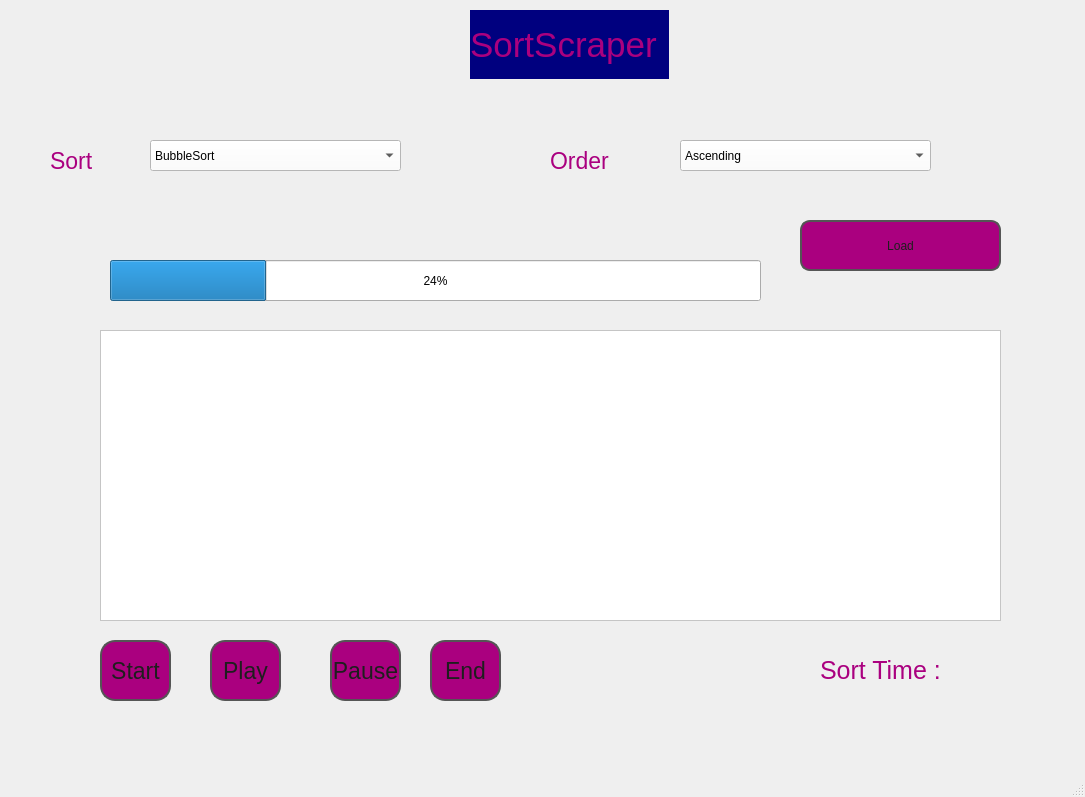
<?xml version="1.0" encoding="UTF-8"?>
<ui version="4.0">
 <class>MainWindow</class>
 <widget class="QMainWindow" name="MainWindow">
  <property name="geometry">
   <rect>
    <x>0</x>
    <y>0</y>
    <width>1085</width>
    <height>797</height>
   </rect>
  </property>
  <property name="windowTitle">
   <string>MainWindow</string>
  </property>
  <widget class="QWidget" name="centralwidget">
   <widget class="QLabel" name="label_3">
    <property name="geometry">
     <rect>
      <x>50</x>
      <y>140</y>
      <width>91</width>
      <height>41</height>
     </rect>
    </property>
    <property name="styleSheet">
     <string notr="true">font-size:23px;
color: rgb(170, 0, 127);</string>
    </property>
    <property name="text">
     <string>Sort</string>
    </property>
   </widget>
   <widget class="QPushButton" name="pushButton_4">
    <property name="geometry">
     <rect>
      <x>330</x>
      <y>640</y>
      <width>71</width>
      <height>61</height>
     </rect>
    </property>
    <property name="font">
     <font>
      <pointsize>-1</pointsize>
     </font>
    </property>
    <property name="styleSheet">
     <string notr="true">QPushButton {
    background-color: #aa007f;  /* Matte Yellow */
    border-radius: 15px;
    border: 2px solid #555;
    min-width: 60px;
    min-height: 30px;
    color: #1E1E1E;  /* Matte Black text */
	font-size: 23px;
}

QPushButton::checked {
    background-color: #aa007f;  /* Matte Yellow */
}

QPushButton::before {
    content: &quot;&quot;;
    position: absolute;
    top: 5px;
    left: 5px;
    width: 20px;
    height: 20px;
    background-color: #FFFFFF;  /* Handle color */
    border-radius: 50%;
    transition: left 0.3s;
	font-size: 23px;
}

QPushButton::checked::before {
    left: 35px;
}
</string>
    </property>
    <property name="text">
     <string>Pause</string>
    </property>
   </widget>
   <widget class="QPushButton" name="pushButton_2">
    <property name="geometry">
     <rect>
      <x>800</x>
      <y>220</y>
      <width>201</width>
      <height>51</height>
     </rect>
    </property>
    <property name="font">
     <font/>
    </property>
    <property name="styleSheet">
     <string notr="true">QPushButton {
    background-color: #aa007f;  /* Matte Yellow */
    border-radius: 10px;
    border: 2px solid #555;
    min-width: 60px;
    min-height: 30px;
    color: #1E1E1E;  /* Matte Black text */
}

QPushButton::checked {
    background-color: #FFCC00;  /* Matte Yellow */
}

QPushButton::before {
    content: &quot;&quot;;
    position: absolute;
    top: 5px;
    left: 5px;
    width: 20px;
    height: 20px;
    background-color: #FFFFFF;  /* Handle color */
    border-radius: 50%;
    transition: left 0.3s;
}

QPushButton::checked::before {
    left: 35px;
}
</string>
    </property>
    <property name="text">
     <string>Load</string>
    </property>
   </widget>
   <widget class="QLabel" name="label_4">
    <property name="geometry">
     <rect>
      <x>550</x>
      <y>140</y>
      <width>91</width>
      <height>41</height>
     </rect>
    </property>
    <property name="styleSheet">
     <string notr="true">font-size:23px;
color: rgb(170, 0, 127);</string>
    </property>
    <property name="text">
     <string>Order</string>
    </property>
   </widget>
   <widget class="QComboBox" name="comboBox">
    <property name="geometry">
     <rect>
      <x>150</x>
      <y>140</y>
      <width>251</width>
      <height>31</height>
     </rect>
    </property>
    <property name="minimumSize">
     <size>
      <width>251</width>
      <height>31</height>
     </size>
    </property>
    <property name="styleSheet">
     <string notr="true">background-color:#FFFFFF;
border-color:#1E1E1E;
</string>
    </property>
    <item>
     <property name="text">
      <string>BubbleSort</string>
     </property>
    </item>
    <item>
     <property name="text">
      <string>MergeSort</string>
     </property>
    </item>
   </widget>
   <widget class="QPushButton" name="pushButton_3">
    <property name="geometry">
     <rect>
      <x>210</x>
      <y>640</y>
      <width>71</width>
      <height>61</height>
     </rect>
    </property>
    <property name="font">
     <font>
      <pointsize>-1</pointsize>
     </font>
    </property>
    <property name="styleSheet">
     <string notr="true">QPushButton {
    background-color:#aa007f; 
    border-radius: 15px;
    border: 2px solid #555;
    min-width: 60px;
    min-height: 30px;
    color: #1E1E1E;  /* Matte Black text */
	font-size: 23px;
}

QPushButton::checked {
    background-color: #aa007f; 
}

QPushButton::before {
    content: &quot;&quot;;
    position: absolute;
    top: 5px;
    left: 5px;
    width: 20px;
    height: 20px;
    background-color: #FFFFFF;  /* Handle color */
    border-radius: 50%;
    transition: left 0.3s;
	font-size: 23px;

}

QPushButton::checked::before {
    left: 35px;
}
</string>
    </property>
    <property name="text">
     <string>Play</string>
    </property>
    <property name="iconSize">
     <size>
      <width>16</width>
      <height>16</height>
     </size>
    </property>
   </widget>
   <widget class="QLabel" name="label_9">
    <property name="geometry">
     <rect>
      <x>380</x>
      <y>20</y>
      <width>51</width>
      <height>51</height>
     </rect>
    </property>
    <property name="sizePolicy">
     <sizepolicy hsizetype="Preferred" vsizetype="Preferred">
      <horstretch>51</horstretch>
      <verstretch>51</verstretch>
     </sizepolicy>
    </property>
    <property name="minimumSize">
     <size>
      <width>51</width>
      <height>51</height>
     </size>
    </property>
    <property name="styleSheet">
     <string notr="true">image: url(:/Icons/sort.png);</string>
    </property>
    <property name="text">
     <string/>
    </property>
    <property name="pixmap">
     <pixmap resource="../final/final/rresources.qrc">:/Icons/sort.png</pixmap>
    </property>
    <property name="scaledContents">
     <bool>true</bool>
    </property>
   </widget>
   <widget class="QPushButton" name="pushButton">
    <property name="geometry">
     <rect>
      <x>420</x>
      <y>360</y>
      <width>251</width>
      <height>51</height>
     </rect>
    </property>
    <property name="font">
     <font/>
    </property>
    <property name="styleSheet">
     <string notr="true">QPushButton {
    background-color: #aa007f;  /* Matte Yellow */
    border-radius: 15px;
    border: 2px solid #555;
    min-width: 60px;
    min-height: 30px;
    color: #1E1E1E;  /* Matte Black text */
}

QPushButton::checked {
    background-color: #aa007f;  /* Matte Yellow */
}

QPushButton::before {
    content: &quot;&quot;;
    position: absolute;
    top: 5px;
    left: 5px;
    width: 20px;
    height: 20px;
    background-color: #FFFFFF;  /* Handle color */
    border-radius: 50%;
    transition: left 0.3s;
}

QPushButton::checked::before {
    left: 35px;
}
</string>
    </property>
    <property name="text">
     <string>Go to Sort</string>
    </property>
   </widget>
   <widget class="QTableView" name="tableView">
    <property name="geometry">
     <rect>
      <x>100</x>
      <y>330</y>
      <width>901</width>
      <height>291</height>
     </rect>
    </property>
    <property name="minimumSize">
     <size>
      <width>861</width>
      <height>291</height>
     </size>
    </property>
    <property name="styleSheet">
     <string notr="true">background-color:#FFFFFF;color : #1E1E1E;</string>
    </property>
   </widget>
   <widget class="QLabel" name="label">
    <property name="geometry">
     <rect>
      <x>470</x>
      <y>10</y>
      <width>199</width>
      <height>69</height>
     </rect>
    </property>
    <property name="font">
     <font>
      <family>MS Shell Dlg 2</family>
      <pointsize>26</pointsize>
     </font>
    </property>
    <property name="contextMenuPolicy">
     <enum>Qt::NoContextMenu</enum>
    </property>
    <property name="styleSheet">
     <string notr="true">color: rgb(170, 0, 127);
background-color: rgb(0, 0, 127);</string>
    </property>
    <property name="text">
     <string>SortScraper</string>
    </property>
   </widget>
   <widget class="QLabel" name="label_5">
    <property name="geometry">
     <rect>
      <x>820</x>
      <y>650</y>
      <width>171</width>
      <height>41</height>
     </rect>
    </property>
    <property name="minimumSize">
     <size>
      <width>111</width>
      <height>41</height>
     </size>
    </property>
    <property name="styleSheet">
     <string notr="true">color:#aa007f;font-size:25px;</string>
    </property>
    <property name="text">
     <string>Sort Time :</string>
    </property>
   </widget>
   <widget class="QComboBox" name="comboBox_2">
    <property name="geometry">
     <rect>
      <x>680</x>
      <y>140</y>
      <width>251</width>
      <height>31</height>
     </rect>
    </property>
    <property name="minimumSize">
     <size>
      <width>251</width>
      <height>31</height>
     </size>
    </property>
    <property name="styleSheet">
     <string notr="true">background-color:#FFFFFF;border-color:#1E1E1E;</string>
    </property>
    <item>
     <property name="text">
      <string>Ascending</string>
     </property>
    </item>
    <item>
     <property name="text">
      <string>Descending</string>
     </property>
    </item>
   </widget>
   <widget class="QPushButton" name="pushButton_6">
    <property name="geometry">
     <rect>
      <x>100</x>
      <y>640</y>
      <width>71</width>
      <height>61</height>
     </rect>
    </property>
    <property name="font">
     <font>
      <pointsize>-1</pointsize>
     </font>
    </property>
    <property name="styleSheet">
     <string notr="true">QPushButton {
	background-color: #aa007f;
  
    border-radius: 15px;
    border: 2px solid #555;
    min-width: 60px;
    min-height: 30px;
    color: #1E1E1E;  /* Matte Black text */
font-size: 23px;
}

QPushButton::checked {
   
	background-color: rgb(85, 0, 255);
}

QPushButton::before {
    content: &quot;&quot;;
    position: absolute;
    top: 5px;
    left: 5px;
    width: 20px;
    height: 20px;
    background-color: #FFFFFF;  /* Handle color */
    border-radius: 50%;
    transition: left 0.3s;
font-size: 23px;
}

QPushButton::checked::before {
    left: 35px;
}
</string>
    </property>
    <property name="text">
     <string>Start</string>
    </property>
   </widget>
   <widget class="QPushButton" name="pushButton_5">
    <property name="geometry">
     <rect>
      <x>430</x>
      <y>640</y>
      <width>71</width>
      <height>61</height>
     </rect>
    </property>
    <property name="font">
     <font>
      <pointsize>-1</pointsize>
     </font>
    </property>
    <property name="styleSheet">
     <string notr="true">QPushButton {
    background-color: #aa007f;  /* Matte Yellow */
    border-radius: 15px;
    border: 2px solid #555;
    min-width: 60px;
    min-height: 30px;
    color: #1E1E1E;  /* Matte Black text */
font-size: 23px;
}

QPushButton::checked {
    background-color: #aa007f;  /* Matte Yellow */
}

QPushButton::before {
    content: &quot;&quot;;
    position: absolute;
    top: 5px;
    left: 5px;
    width: 20px;
    height: 20px;
    background-color: #FFFFFF;  /* Handle color */
    border-radius: 50%;
    transition: left 0.3s;
font-size: 23px;
}

QPushButton::checked::before {
    left: 35px;
}
</string>
    </property>
    <property name="text">
     <string>End</string>
    </property>
   </widget>
   <widget class="QProgressBar" name="progressBar">
    <property name="geometry">
     <rect>
      <x>110</x>
      <y>260</y>
      <width>651</width>
      <height>41</height>
     </rect>
    </property>
    <property name="value">
     <number>24</number>
    </property>
   </widget>
  </widget>
  <widget class="QStatusBar" name="statusbar"/>
 </widget>
 <resources>
  <include location="../final/final/rresources.qrc"/>
  <include location="../../../../../../Program Files (x86)/Qt Designer/rresources.qrc"/>
 </resources>
 <connections/>
</ui>
